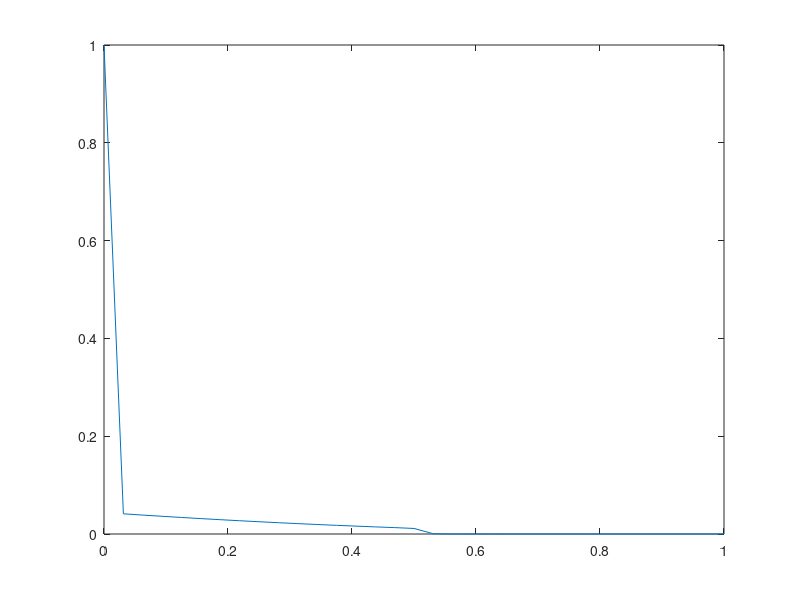

This chart was generated by the following MATLAB code:
clear all
close all
format long
xi = 0;
xf = 1;
ti = 0;
tf = 1;
h = 1/2^5;
dt = 2^-6;
T = fix((tf-ti)/dt);
N = fix((xf-xi)/h)+1;
x = linspace(xi,xf,N);
eps = 0.01;

%intial condition
u0 = zeros(N,1);

u = zeros(N,1);
uex = zeros(N,1);
A1 = zeros(N-2);
A2 = zeros(N-2);

c = 0;

for i=1:N
    if x(i)<=0.5
        b(i) = 1;
    else
        b(i) = -1;
    end
end

for t=1:T
    %boundary conditions
    u(1) = (t*dt)^2;
    u(N) = 0;
    for j=2:N-1
        a1 = (exp(b(j)*h/eps-c*dt/2)*b(j)*dt)/(2*h*(exp(b(j)*h/eps)-1));
        a3 = (exp(-c*dt/2)*b(j)*dt)/(2*h*(exp(b(j)*h/eps)-1));
        a2 = exp(-c*dt/2)-a1-a3;
        b1 = -(exp(b(j)*h/eps+c*dt/2)*b(j)*dt)/(2*h*(exp(b(j)*h/eps)-1));
        b3 = -(exp(c*dt/2)*b(j)*dt)/(2*h*(exp(b(j)*h/eps)-1));
        b2 = exp(c*dt/2)-b1-b3;
        A1(j-1,j-1) = a2;
        A2(j-1,j-1) = b2;
        if j>2
            A1(j-1,j-2) = a1;
            A2(j-1,j-2) = b1;
        end
        if j<N-2
            A1(j-1,j) = a3;
            A2(j-1,j) = b3;
        end
    end
    R = A1*u0(2:N-1);
    R(1) = R(1) + a1*u0(1)-b1*u(1);
    R(N-2) = R(N-2) + a3*u(N)-b3*u(N);
    u(2:N-1) = A2\R;
    
    u0 = u;
end


plot(x,u)